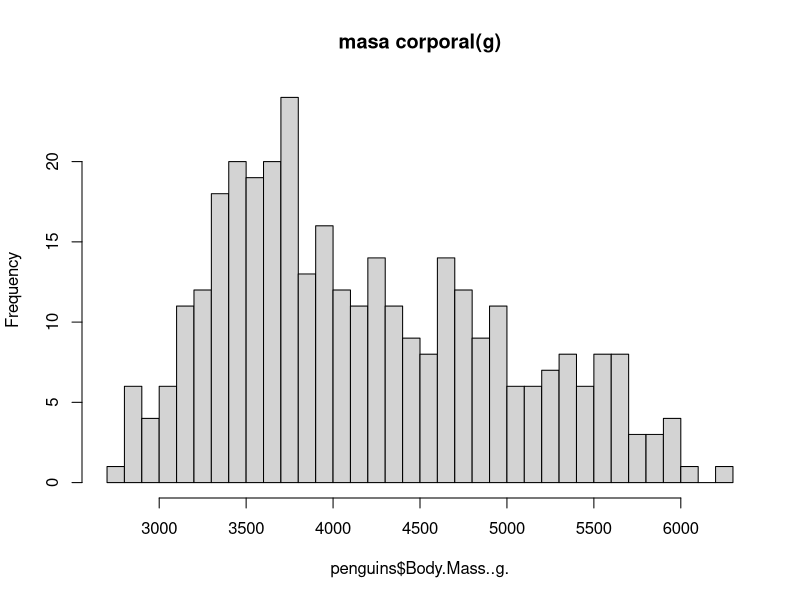
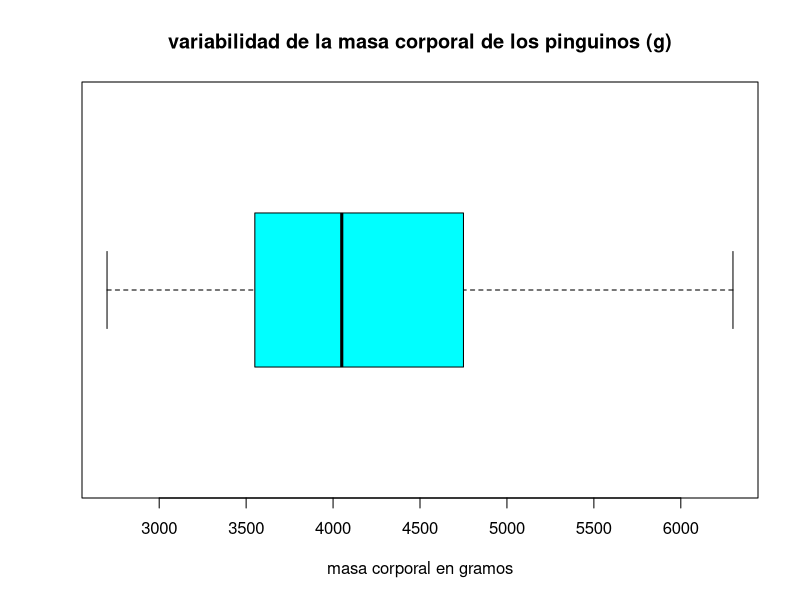
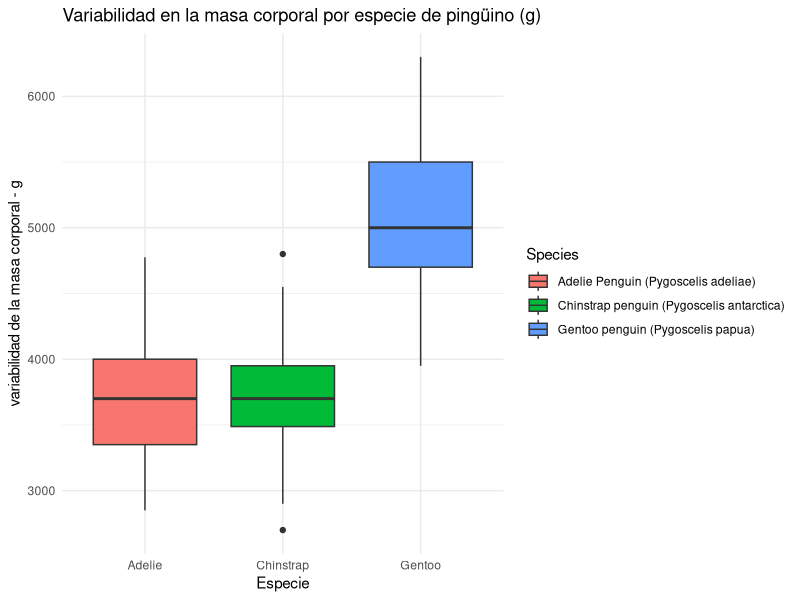
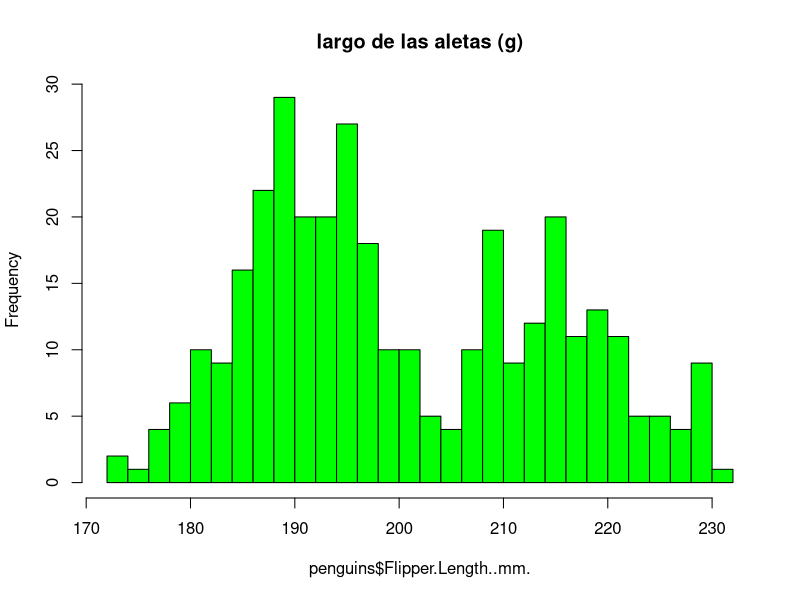
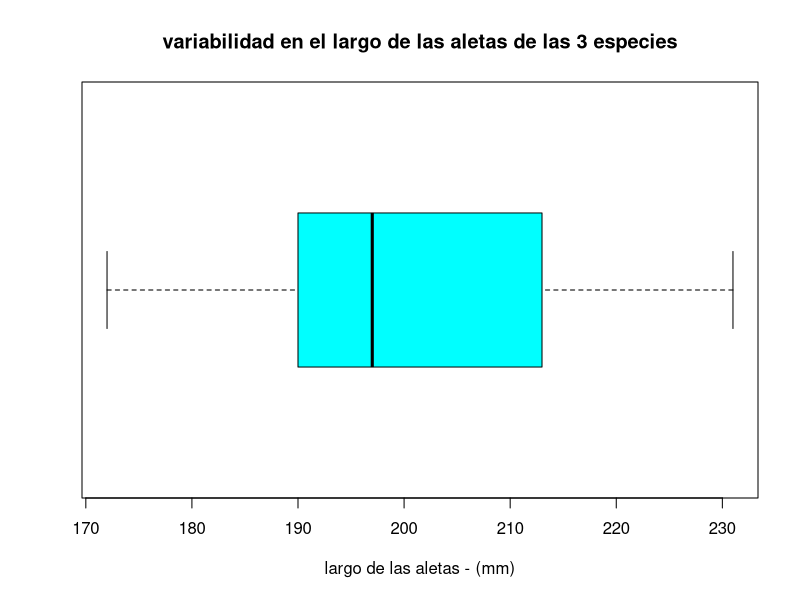
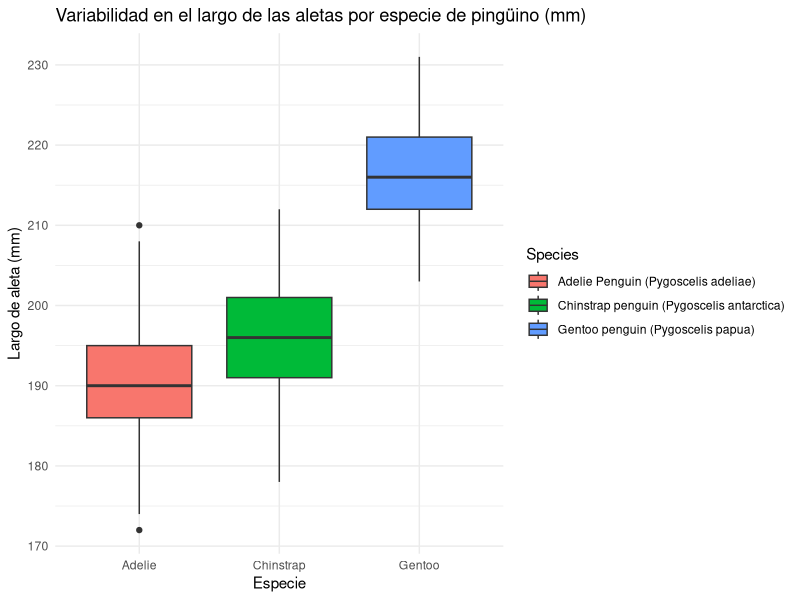
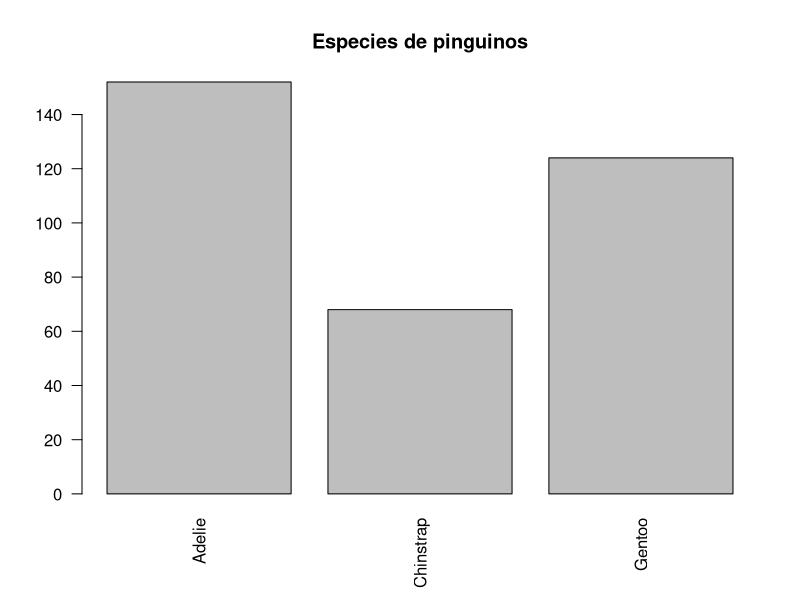
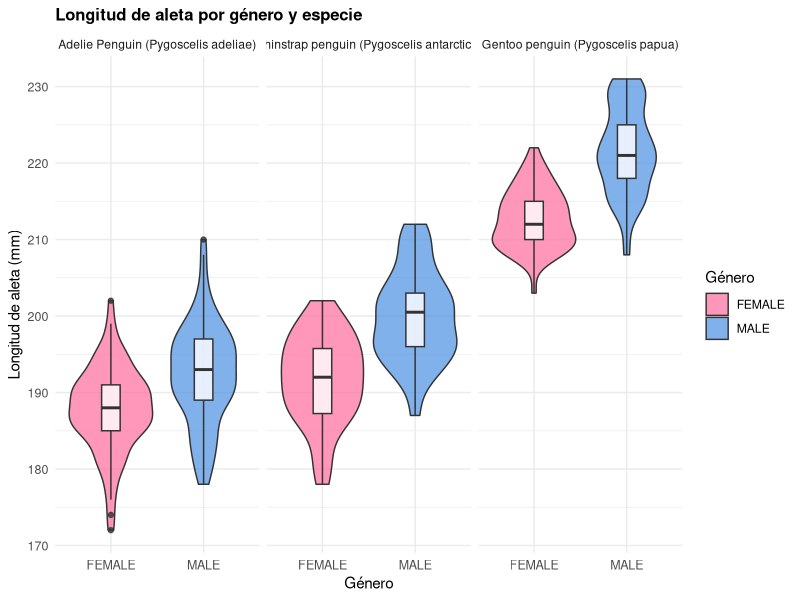

R code for these plots, in order:
#si no están isntaladas ejecuta esto
librerias <- c("readr", "readxl", "ggplot2", "tidyr", "dplyr", "lmtest", "gridExtra")
for (lib in librerias) {
  if (!require(lib, character.only = TRUE)) {
    install.packages(lib)
    library(lib, character.only = TRUE)
  }
}

#librerías para cargar la data 
library(readr)
library(readxl)

#librerías para exploración y limpieza
library(ggplot2)
library(tidyr)
library(dplyr)
library(gridExtra)

#lmtest: contiene diferentes pruebas para verificar asunciones como homocedasticidad, independencia, etc.
library(lmtest)


raw_data <- read_excel("6_penguins_lter.xlsx", col_names = FALSE)

penguins <- read.csv(text = paste(raw_data[[1]], collapse = "\n"),
                     stringsAsFactors = FALSE)

#Depurar registros problemáticos en Sex
penguins <- penguins %>%
  mutate(
    Sex = na_if(Sex, ""),   
    Sex = na_if(Sex, ".")   
  )

penguins %>%
  count(Sex, name = "n")

# ================================ #
# Análisis exploratorio de datos #
# ================================ #

# checklist: agregar una respuesta cuando se haya definido en la asignación del av

# ¿Cuál será la variable variable objetivo (Y)? (cuantitativa continua)
# ¿Cuál será la variable predictora (X)? (cuantitativa)
# ¿Cuál será la  variable de agrupación? (categórica)
# ¿Hay relación lineal visible entre X e Y?
# ¿Cuántos datos faltantes tengo y en qué variables?
# ¿Cuál es la justificación teórica para elegir estas variables?

# "==== estructura del data-set ===== \n"
glimpse(penguins)
#====================================================

# "==== dimensiones del data-set ===== \n"
dim(penguins)
#====================================================

# "==== nombres de las columnas/variables ===== \n"
names(penguins)
#====================================================

# "==== primeros 10 registros ===== \n"
head(penguins, 10)
#====================================================

# "==== valores faltantes ===== \n"
colSums(is.na(penguins))
#====================================================

#valores de body mass
penguins[["Body.Mass..g."]]
#====================================================

#valores nulos de body mass
sum(is.na(penguins[["Body.Mass..g."]])) #342 de 344 registros completos 
#====================================================

#filas duplicadas
filasDuplicadas <- sum(duplicated(penguins))
cat("Número de filas duplicadas en el data-set: ", filasDuplicadas)
#====================================================

# "==== resumen estadístico ===== \n"
summary(penguins)

# lo que muestra:
#   resumen genérico de:
#   Variables numéricas: Muestra el valor mínimo, el primer cuartil (25%),
#   la mediana, la media, el tercer cuartil (75%) y el valor máximo.
#   También avisa si hay datos perdidos (NA).Variables categóricas o factores:
#   Cuenta la frecuencia de cada categoría o nivel.Modelos estadísticos (ej. lm):
#   Presenta los coeficientes, el error estándar, los valores p y métricas como el R².
#====================================================
modelo <- lm(Body.Mass..g. ~ Flipper.Length..mm.,
             data = penguins)

#histograma, masa corporal
hist(penguins$Body.Mass..g.,
     breaks = 30,
     main = "masa corporal(g)")

#boxplot: masa del cuerpo
boxplot(penguins$Body.Mass..g.,
        xlab = "masa corporal en gramos",
        horizontal = TRUE,
        main = "variabilidad de la masa corporal de los pinguinos (g)",
        col = "cyan")

#boxplot: variabilidad de la masa corporal en gramos por especie
#uso de GGplot pq no me permitía colocar de forma nativa una grilla en el plot.
ggplot(penguins, aes(x = Species, y = `Body.Mass..g.`, fill = Species)) +
  geom_boxplot() +
  scale_x_discrete(labels = c("Adelie", "Chinstrap", "Gentoo")) +
  theme_minimal() +
  labs(title = "Variabilidad en la masa corporal por especie de pingüino (g)",
       x = "Especie",
       y = "variabilidad de la masa corporal - g")

#=========================== ALETAS - PINGUINOS ====================================================
#¿hay valores nulos en esta colmuna?
valoresNulosAletas <- sum(is.na(penguins[["Flipper.Length..mm."]])) #342 de 344 registros completos 
cat("valores nulos para la longitud de las aletas de los pinguinos (mm): ", valoresNulosAletas)

#histograma: largo de las aletas (mm)
hist(penguins$Flipper.Length..mm.,
     breaks = 30,
     main ="largo de las aletas (g)",
     col = "green")

#boxplot: variabilidad en el largo de las aletas
boxplot(penguins$Flipper.Length..mm.,
        xlab = "largo de las aletas - (mm)",
        main = "variabilidad en el largo de las aletas de las 3 especies",
        horizontal = TRUE,
        col = "cyan")

#boxplot: variabilidad del largo de las aletas por especie
#uso de GGplot pq no me permitía colocar de forma nativa una grilla en el plot.
ggplot(penguins, aes(x = Species, y = `Flipper.Length..mm.`, fill = Species)) +
  geom_boxplot() +
  scale_x_discrete(labels = c("Adelie", "Chinstrap", "Gentoo")) +
  theme_minimal() +
  labs(title = "Variabilidad en el largo de las aletas por especie de pingüino (mm)",
       x = "Especie",
       y = "Largo de aleta (mm)")

#barplot para visualizar categóricos
barplot(table(penguins$Species),
        main = "Especies de pinguinos",
        names.arg = c("Adelie", "Chinstrap", "Gentoo"),
        las = 2)

#combinando boxplot y violin
#el gráfico de violín permite visualizar cómo están distribuidos los datos alrededor de
#cierto cuartil, minimo o máximo
#https://mode.com/blog/violin-plot-examples
penguins_cleanNoNulls <- penguins %>% filter(!is.na(Sex))
ggplot(penguins_cleanNoNulls, aes(x = Sex, y = `Flipper.Length..mm.`, fill = Sex)) +
  geom_violin(alpha = 0.7) +
  geom_boxplot(width = 0.2, fill = "white", alpha = 0.8) +
  facet_wrap(~ Species) +
  labs(
    title = "Longitud de aleta por género y especie",
    x = "Género", 
    y = "Longitud de aleta (mm)",
    fill = "Género"
  ) +
  scale_fill_manual(values = c("FEMALE" = "#FF6B9D", "MALE" = "#4A90E2")) +
  theme_minimal() +
  theme(
    plot.title = element_text(size = 12, face = "bold"),
    axis.text = element_text(size = 9)
  )
  

#============= SUPUESTOS =========== #
#Coeficiente R: o coeficiente de correlación de pearson,
#mide la fuerza y la dirección de la relación lineal entre
#dos variables cuantitativas. Su valor va desde -1 hasta 1,
#indicando si los cambios en una variable se acompañan de cambios proporcionales en la otra.
#entonces, un valor más cercano a 1 indica una fuerte correlación entre ambas variables

valorCorrelacion <- cor(penguins$Flipper.Length..mm.,
                        penguins$Body.Mass..g.,
                        use = "complete.obs")

#coeficiente R entre masa corporal y culmen length
valorCorrelacion2 <- cor(penguins$Culmen.Length..mm.,
                         penguins$Body.Mass..g.,
                         use = "complete.obs")
cat("valor R entre largo de las aletas y masa corporal en pinguinos: ", valorCorrelacion, "\n")
cat("valor R entre el largo de la parte superior del pico y masa corporal en pinguinos: ", valorCorrelacion2)



# ===== verficicación de supuestos ====== #
# Linealidad de la relación entre body mass y flipper length:
#scatterplot: masa corporal - largo de las aletas
#https://bookdown.org/matiasandina/R-intro/exploracion-de-datos.html
ggplot(penguins, aes(x = Flipper.Length..mm., y = Body.Mass..g.)) +
  geom_point(color = "black", shape = 21, fill = "lightblue", size = 3) +
  geom_smooth(method = "lm", se = TRUE, color = "black", fill = "red") +
  labs(
    x = "largo de las aletas - mm",
    y = "masa corporal de pinguinos - g",
    title = "relación entre largo de las aletas (mm) y masa corporal (g)"
  )

# =========== Normalidad de Residuos =========== #
# Done: hacer test con shapiro-wilk: Shapiro-Wilk: p-valor = 0.XXX → [Se cumple / No se cumple]
#shapiro wilk comprueba que los residuos del modelo sigan una distribución normal

residuos <- residuals(modelo)
ajustados <- fitted(modelo)
valorShapiroTest <- shapiro.test(residuos)
valorP <- valorShapiroTest$p.value
print(shapiro.test(residuos))

summary(modelo)
#Done: mostrar por pantalla el valor p del test
cat("Valor p del test de Shapiro-Wilk:", valorShapiroTest$p.value, "\n")
if(valorP > 0.05){
  cat("los residuos siguen una distribución normal \n")
} else{
  cat("los residuos no siguen una distribución normal \n")
}

# =========== done: homocedasticidad: prueba de breusch - pagan =========== # 
pruebaBP <- bptest(modelo)
print(pruebaBP)
# Homocedasticidad: prueba de Breusch-Pagan, p-valor = 0.1418
# No se rechaza la hipótesis de homocedasticidad de los residuos.

# ================ hecho: prueba de independencia: durbin-watson ================ #
#La hipótesis nula para la prueba de Durbin-Watson es que no hay autocorrelación en los residuos (son independientes entre sí)
#https://www.geeksforgeeks.org/r-language/understanding-durbin-watson-test-in-r/
pruebaWatson <- dwtest(modelo)
print(pruebaWatson)
if(pruebaWatson$p.value>0.05){
  print("no existe evidencia estadística suficiente para rechazar la hipótesis nula que establece que los residuos no están autocorrelacionados (o sea que son independientes entre sí)")
}else{
  print("los residuos están autocorrelacionados, no se puede continuar.")
}
# ====== supuestos completados ======= #

# ========== gráficas de residuos =========== #
# https://blog.minitab.com/es/blog/analisis-de-regresion-como-puedo-interpretar-el-r-cuadrado-y-evaluar-la-bondad-de-ajuste
# https://blog.minitab.com/en/blog/adventures-in-statistics-2/why-you-need-to-check-your-residual-plots-for-regression-analysis

        #En general, un modelo se ajusta bien a los datos si las diferencias entre los valores 
        #observados y los valores de predicción del modelo son pequeñas y no presentan sesgo.

        #en la fórmula de regresión lineal simple: El error es la diferencia entre el valor
        #esperado y el valor observado (epsilon).Captura el "ruido" o variación natural de los
        #datos que la línea no puede explicar y otras funciones más

# Gráfico 1: Residuos vs Ajustados
g1 <- ggplot(data.frame(ajustados, residuos), 
             aes(x = ajustados, y = residuos)) +
  geom_point(alpha = 0.6, color = "steelblue") +
  geom_hline(yintercept = 0, linetype = "dashed", color = "red") +
  geom_smooth(se = FALSE, color = "red", method = "loess") +
  labs(title = "Residuos vs Valores Ajustados - global",
       x = "Valores Predichos", y = "Residuos") +
  theme_minimal()

# Gráfico 2: Q-Q Plot
g2 <- ggplot(data.frame(residuos), aes(sample = residuos)) +
  stat_qq(alpha = 0.6, color = "steelblue") +
  stat_qq_line(color = "red") +
  labs(title = "Q-Q Plot-global", x = "Cuantiles Teóricos", y = "Cuantiles Muestra") +
  theme_minimal()

#merged
grid.arrange(g1, g2, ncol = 2)


#se observa subestimación en ciertas áreas de el primer gráfico (~3000g)
#la relación entre body mass y flipper length podría no ser completamente lineal
#esto debido a la ligera curvatura que presenta el scatterplot

#q-q plot muestra una relación aparentemente lineal
#presentan ligeras desviaciones en las colas

# ============================================================================ #
#para arreglar la curvatura residual se puede usar transformación logarítmica
#https://rpubs.com/juanjo_edm/1091363
#https://www.medcalc.org/es/manual/log-transformation.php

#1. variables logarítimicas
penguins_limpio <- penguins %>%
  drop_na(`Body.Mass..g.`, `Flipper.Length..mm.`) %>%
  mutate(
    log_body_mass = log(`Body.Mass..g.`),
    log_flipper_length = log(`Flipper.Length..mm.`)
  )

#2. modelo ajustado con logaritmo
modelo_logaritmo <- lm(log_body_mass ~ log_flipper_length, data = penguins_limpio)
residuos_log <- residuals(modelo_logaritmo)
ajustados_log <-fitted(modelo_logaritmo)

#3. gráficas nuevas
# Gráfico : Residuos vs Ajustados
g3 <- ggplot(data.frame(ajustados_log, residuos_log), 
             aes(x = ajustados_log, y = residuos_log)) +
  geom_point(alpha = 0.6, color = "steelblue") +
  geom_hline(yintercept = 0, linetype = "dashed", color = "red") +
  geom_smooth(se = FALSE, color = "red", method = "loess") +
  labs(title = "Residuos vs Valores Ajustados luego de la transformación logarítmica",
       x = "Valores Predichos", y = "Residuos") +
  theme_minimal()

# Gráfico 4: Q-Q Plot
g4 <- ggplot(data.frame(residuos_log), aes(sample = residuos_log)) +
  stat_qq(alpha = 0.6, color = "steelblue") +
  stat_qq_line(color = "red") +
  labs(title = "Q-Q Plot - trans. logarítmica", x = "Cuantiles Teóricos", y = "Cuantiles Muestra") +
  theme_minimal()

#merged
grid.arrange(g3, g4, ncol = 2)

#se puede observar que la curvatura persiste, pero es algo más suave
#al no desaparecer, hay posilidades que considerar:
  #el modelo ignora por ahora que existen 3 especies diferentes cuyos patrones de crecimiento
  #podrían ser diferentes
  #hipótesis: cada especie tiene su propia relación lineal, que al mezclarse resulta en esa curva
  #al omitir la variable sex se introduce heterogeneidad
















# == no prestar atención por ahora === #
#modelo con especies separadas (opción B)
#el modelo anterior considera las especies de forma glogal sin considerar su especie o sexo
#propongo crear modelos para cada especie de pinguino, por ahora solo para comparar residuales e interceptos
#el documento pide el uso de la variable categórica de dos niveles, pero aún no sé como implementarla al proyecto

#1. separación de datos por especie:
adelie_data <- penguins %>% filter(Species == "Adelie Penguin (Pygoscelis adeliae)")
gentoo_data <- penguins %>% filter(Species == "Gentoo penguin (Pygoscelis papua)")
chinstrap_data <- penguins %>% filter(Species == "Chinstrap penguin (Pygoscelis antarctica)")

#2. creación de modelo por especie de pinguino:
modelo_adelie <- lm(Body.Mass..g. ~ Flipper.Length..mm., data = adelie_data)
modelo_gentoo <- lm(Body.Mass..g. ~ Flipper.Length..mm., data = gentoo_data)
modelo_chinstrap <- lm(Body.Mass..g. ~ Flipper.Length..mm., data = chinstrap_data)

#3. resultados por modelo
summary(modelo_adelie)
summary(modelo_gentoo)
summary(modelo_chinstrap)

#residuos y ajustados por modelo
residuos_adelie <- residuals(modelo_adelie)
ajustados_adelie <- fitted(modelo_adelie)

residuos_gentoo <- residuals(modelo_gentoo)
ajustados_gentoo <- fitted(modelo_gentoo)

residuos_chinstrap <- residuals(modelo_chinstrap)
ajustados_chinstrap <- fitted(modelo_chinstrap)
#==========================================================================================#
# gráficas nuevas por modelo
# Gráfico : Residuos vs Ajustados:adelie
Grafica_adelie <- ggplot(data.frame(ajustados_adelie, residuos_adelie), 
             aes(x = ajustados_adelie, y = residuos_adelie)) +
  geom_point(alpha = 0.6, color = "steelblue") +
  geom_hline(yintercept = 0, linetype = "dashed", color = "red") +
  geom_smooth(se = FALSE, color = "red", method = "loess") +
  labs(title = "Residuos vs Valores Ajustados-adelie",
       x = "Valores Predichos", y = "Residuos") +
  theme_minimal()

#Q-Q plot: adelie
QQ_adelie <- ggplot(data.frame(residuos_adelie), aes(sample = residuos_adelie)) +
  stat_qq(alpha = 0.6, color = "steelblue") +
  stat_qq_line(color = "red") +
  labs(title = "Q-Q Plot-adelie", x = "Cuantiles Teóricos", y = "Cuantiles Muestra") +
  theme_minimal()

grid.arrange(Grafica_adelie, QQ_adelie, ncol = 2)

#=========================================================================================#
# Gráfico : Residuos vs Ajustados:gentoo
Grafica_gentoo <- ggplot(data.frame(ajustados_gentoo, residuos_gentoo), 
                         aes(x = ajustados_gentoo, y = residuos_gentoo)) +
  geom_point(alpha = 0.6, color = "steelblue") +
  geom_hline(yintercept = 0, linetype = "dashed", color = "red") +
  geom_smooth(se = FALSE, color = "red", method = "loess") +
  labs(title = "Residuos vs Valores Ajustados-gentoo",
       x = "Valores Predichos", y = "Residuos") +
  theme_minimal()

#Q-Q plot: gentoo
QQ_gentoo <- ggplot(data.frame(residuos_gentoo), aes(sample = residuos_gentoo)) +
  stat_qq(alpha = 0.6, color = "steelblue") +
  stat_qq_line(color = "red") +
  labs(title = "Q-Q Plot-gentoo", x = "Cuantiles Teóricos", y = "Cuantiles Muestra") +
  theme_minimal()

grid.arrange(Grafica_gentoo, QQ_gentoo, ncol = 2)
#========================================================================================#
# Gráfico : Residuos vs Ajustados:chinstrap
Grafica_chinstrap <- ggplot(data.frame(ajustados_chinstrap, residuos_chinstrap), 
                         aes(x = ajustados_chinstrap, y = residuos_chinstrap)) +
  geom_point(alpha = 0.6, color = "steelblue") +
  geom_hline(yintercept = 0, linetype = "dashed", color = "red") +
  geom_smooth(se = FALSE, color = "red", method = "loess") +
  labs(title = "Residuos vs Valores Ajustados-chinstrap",
       x = "Valores Predichos", y = "Residuos") +
  theme_minimal()

#Q-Q plot: gentoo
QQ_chinstrap <- ggplot(data.frame(residuos_chinstrap), aes(sample = residuos_chinstrap)) +
  stat_qq(alpha = 0.6, color = "steelblue") +
  stat_qq_line(color = "red") +
  labs(title = "Q-Q Plot-chinstrap", x = "Cuantiles Teóricos", y = "Cuantiles Muestra") +
  theme_minimal()

grid.arrange(Grafica_chinstrap, QQ_chinstrap, ncol = 2)
#=========================================================================================#
#logaritmico por especie
ggplot(penguins_limpio, aes(x = log_flipper_length, y = log_body_mass, color = Species)) +
  geom_point(alpha = 0.6) +
  geom_smooth(method = "lm", se = TRUE, alpha = 0.2) +
  labs(
    title = "Regresión Log Body Mass ~ Flipper Length (por Especie)",
    x = "log(Flipper Length (mm))",
    y = "log(Body Mass (g))",
    color = "Especie"
  ) +
  theme_minimal() +
  theme(legend.position = "bottom")

names(penguins)

#normal - por especie
ggplot(penguins, aes(x = Flipper.Length..mm., y = Body.Mass..g., color = Species)) +
  geom_point(alpha = 0.6) +
  geom_smooth(method = "lm", se = TRUE, alpha = 0.2) +
  labs(
    title = "Regresión normal: Body Mass ~ Flipper Length (por Especie)",
    x = "log(Flipper Length (mm))",
    y = "log(Body Mass (g))",
    color = "Especie"
  ) +
  theme_minimal() +
  theme(legend.position = "bottom")
#comparar con gráfico log log anterior global
#tal vez la ecuación planteada para el rls necesita una variable más que separe por especie de pinguino
